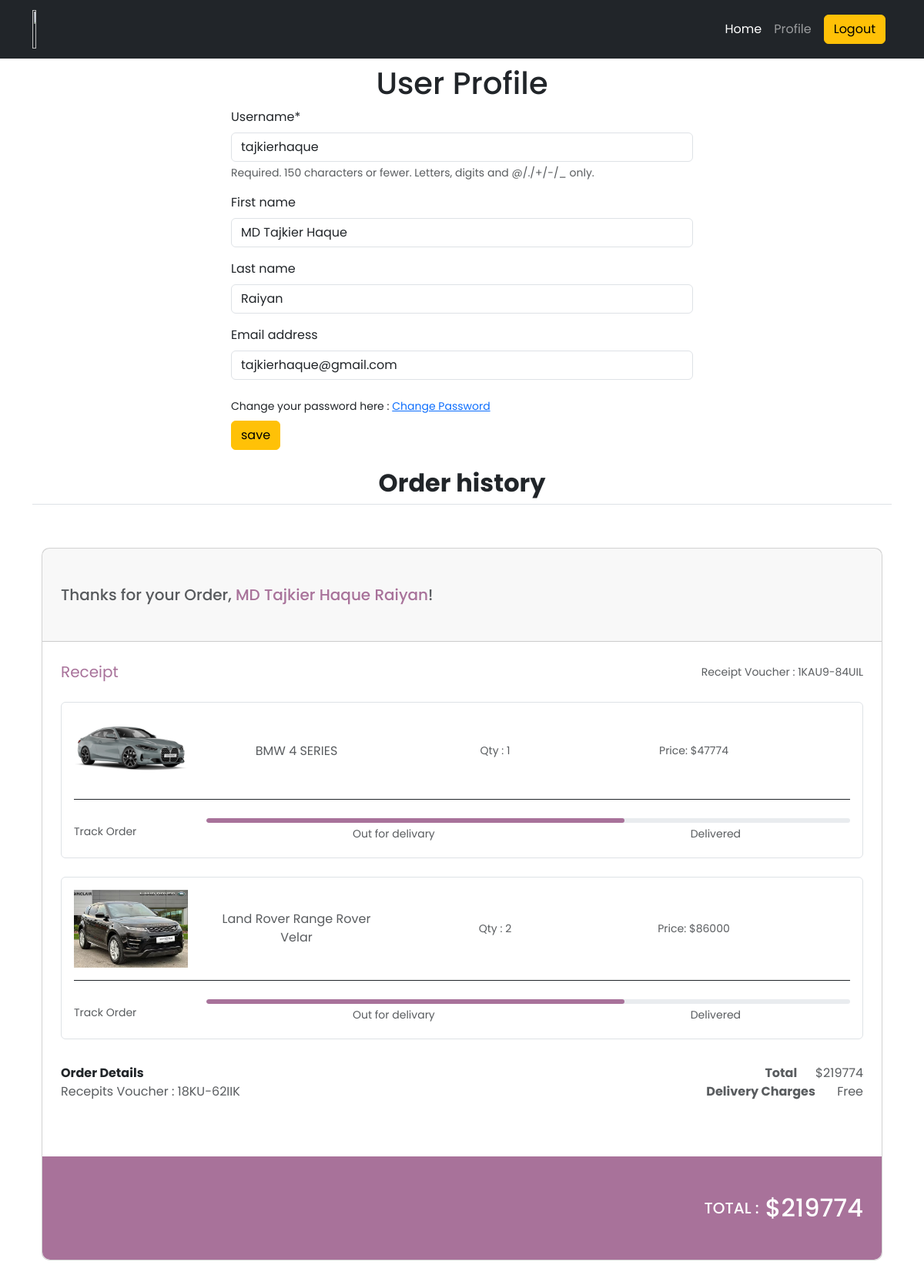
Page /users/profile/ (signed in) on the committed database.
### orders/models.py (models this page shows)
class OrderItemModel(models.Model):
    order = models.ForeignKey(OrderModel, on_delete=models.CASCADE)
    car = models.ForeignKey(CarModel, on_delete=models.CASCADE)
    quantity = models.IntegerField()
    def __str__(self) -> str:
        return self.car.car_name

### cars/models.py (models this page shows, shortened)
class CarModel(models.Model):
    car_name = models.CharField(max_length=100)
    description = models.TextField()
    quantity = models.IntegerField()
    price = models.IntegerField()
    image = models.ImageField(upload_to='cars/media/uploads/')
    brand = models.ForeignKey(BrandModel, on_delete=models.CASCADE)

### users/views.py (the view)
# urls.py: path("profile/", profile, name="profile"),
@login_required
def profile(request):
    orders = OrderModel.objects.filter(user=request.user)
    print(orders)
    order_list = []
    for order in orders:
        ordered_item = OrderItemModel.objects.get(order=order)
        order_list.append(ordered_item)
    total_price = 0
    for order in order_list:
        total_price += order.quantity * order.car.price
    if (request.method == "POST"):
        form = UpdateUserForm(request.POST, instance=request.user)
        if form.is_valid():
            form.save()
            messages.success(request, "Profile Updated Successfully")
            return redirect("profile")
    else:
        form = UpdateUserForm(instance=request.user)
    print(order_list)
    isOrderExists = len(order_list)
    return render(request, "profile.html", {"form": form, "type": "User Profile", "orders": order_list, "isOrderExists": isOrderExists, "total_price": total_price})

### users/forms.py
class UpdateUserForm(UserChangeForm):
    password = None
    class Meta:
        model = User
        fields = ["username", "first_name", "last_name", "email"]

### orders/models.py (called while the page is built)
    def __str__(self) -> str:
        return self.user.username

### users/templates/profile.html (shortened to what this page needs)
{% extends "base.html" %}
{% load crispy_forms_tags %}
{% block content %}
  <section class="my-2">
        <h1 class="text-center">{{type}}</h1>
        <form method="POST" action="" style='width:50%; margin:auto'>
            {{form|crispy}}
            <small class="d-block py-2">
              Change your password here : <a href="{%url 'change_password'%}">Change Password</a>
            </small>
            <button class="btn btn-warning" type="submit">save</button>
        </form>
        {% if isOrderExists != 0  %}
  <div class="container my-4">
    <h2 class="text-center fw-bold border-bottom pb-2">Order history</h2>
  <section class="h-100 gradient-custom w-100">
    <div class="container py-5 h-100">
      <div class="row d-flex justify-content-center align-items-center h-100">
        <div class="col-lg-12 col-xl-12">
          <div class="card" style="border-radius: 10px;">
            <div class="card-header px-4 py-5">
              <h5 class="text-muted mb-0">Thanks for your Order, <span style="color: #a8729a;">{{request.user.first_name}} {{request.user.last_name}}</span>!</h5>
            </div>
            <div class="card-body p-4">
              <div class="d-flex justify-content-between align-items-center mb-4">
                <p class="lead fw-normal mb-0" style="color: #a8729a;">Receipt</p>
                <p class="small text-muted mb-0">Receipt Voucher : 1KAU9-84UIL</p>
              </div>
              {% for order in orders %}
              <div class="card shadow-0 border mb-4">
                <div class="card-body">
                  <div class="row">
                    <div class="col-md-2">
                      <img src="{{order.car.image.url}}"
                        class="img-fluid" alt="Phone">
                    </div>
                    <div class="col-md-3 text-center d-flex justify-content-center align-items-center">
                      <p class="text-muted mb-0">{{order.car.car_name}}</p>
                    </div>
                    <div class="col-md-3 text-center d-flex justify-content-center align-items-center">
                      <p class="text-muted mb-0 small">Qty : {{order.quantity}}</p>
                    </div>
                    <div class="col-md-3 text-center d-flex justify-content-center align-items-center">
                      <p class="text-muted mb-0 small">Price: ${{order.car.price}}</p>
                    </div>
                  </div>
                  <hr class="mb-4" style="background-color: #e0e0e0; opacity: 1;">
                  <div class="row d-flex align-items-center">
                    <div class="col-md-2">
                      <p class="text-muted mb-0 small">Track Order</p>
                    </div>
                    <div class="col-md-10">
                      <div class="progress" style="height: 6px; border-radius: 16px;">
                        <div class="progress-bar" role="progressbar"
                          style="width: 65%; border-radius: 16px; background-color: #a8729a;" aria-valuenow="65"
                          aria-valuemin="0" aria-valuemax="100"></div>
                      </div>
                      <div class="d-flex justify-content-around mb-1">
                        <p class="text-muted mt-1 mb-0 small ms-xl-5">Out for delivary</p>
                        <p class="text-muted mt-1 mb-0 small ms-xl-5">Delivered</p>
                      </div>
                    </div>
                  </div>
                </div>
              </div>
              {% endfor %}
              <div class="d-flex justify-content-between pt-2">
                <p class="fw-bold mb-0">Order Details</p>
                <p class="text-muted mb-0"><span class="fw-bold me-4">Total</span>${{total_price}}</p>
              </div>
              <div class="d-flex justify-content-between mb-5">
                <p class="text-muted mb-0">Recepits Voucher : 18KU-62IIK</p>
                <p class="text-muted mb-0"><span class="fw-bold me-4">Delivery Charges</span> Free</p>
              </div>
            </div>
            <div class="card-footer border-0 px-4 py-5"
              style="background-color: #a8729a; border-bottom-left-radius: 10px; border-bottom-right-radius: 10px;">
              <h5 class="d-flex align-items-center justify-content-end text-white text-uppercase mb-0">Total
                : <span class="h2 mb-0 ms-2">${{total_price}}</span></h5>
            </div>
          </div>
        </div>
      </div>
    </div>
  </section>
        {% endif %}
      </div>
  </section>
{% endblock %}

### rows in the picture
OrderItemModel: car.image (picture), car.car_name "BMW 4 SERIES", quantity "1", car.price "47774"
OrderItemModel: car.image (picture), car.car_name "Land Rover Range Rover Velar", quantity "2", car.price "86000"

### other values in the picture
{{ type }} "User Profile"
{{ request.user.first_name }} "MD Tajkier Haque"
{{ request.user.last_name }} "Raiyan"
{{ total_price }} "219774"
